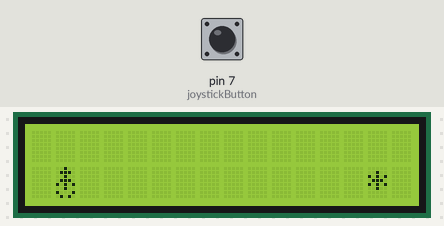
Bench run of a sketch on a simulated Arduino Uno, built with avr-gcc and run on an emulated ATmega328P. Parts: 16×2 character LCD. The test bench sets the inputs (shaded band); at power-on: pin 7 (joystickButton) HIGH.

Above: at 1.2 s.
1.3 s: pin 7 (joystickButton) pulled LOW for 0.4 s
At 1.41 s:
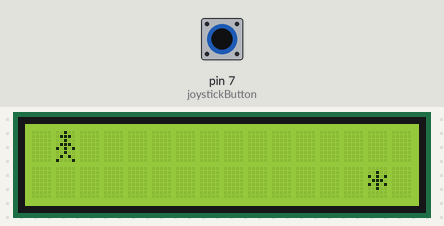
3.2 s: pin 7 (joystickButton) pulled LOW for 1 s
At 3.29 s:
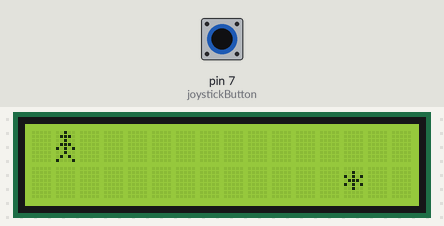
5.7 s: pin 7 (joystickButton) pulled LOW for 0.4 s
At 5.8 s:
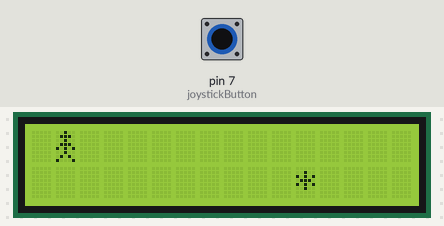
7.6 s: pin 7 (joystickButton) pulled LOW for 1 s
At 7.68 s:
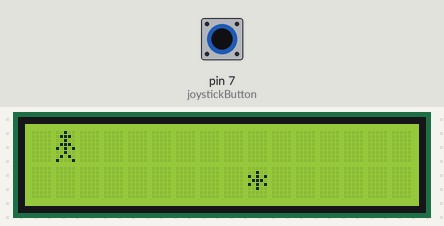

The sketch:

joystick.ino
```cpp
#include <LiquidCrystal_I2C.h>

LiquidCrystal_I2C lcd(0x27, 16, 2);

int joystickButton = 7;
bool isJumping = false;
unsigned long obstacleTimer = 0;
int obstaclePosition = 15;

void createCustomChars() {
  byte frame1[8] = {
    0b00100,
    0b01110,
    0b00100,
    0b01110,
    0b10101,
    0b00100,
    0b01010,
    0b10001
  };

  byte frame2[8] = {
    0b00100,
    0b01110,
    0b00100,
    0b01110,
    0b10101,
    0b00100,
    0b10001,
    0b01010
  };

  lcd.createChar(1, frame1);
  lcd.createChar(2, frame2);
}

void setup() {
  lcd.init();
  lcd.backlight();
  createCustomChars();
  pinMode(joystickButton, INPUT_PULLUP);
}

void loop() {
  unsigned long currentTime = millis();
  if (currentTime - obstacleTimer > 1000) {
    obstacleTimer = currentTime;
    obstaclePosition--;
    if (obstaclePosition < 0) {
      obstaclePosition = 15;
    }
  }

  lcd.clear();
  if (digitalRead(joystickButton) == LOW) {
    isJumping = true;
  } else {
    isJumping = false;
  }

  if (isJumping) {
    lcd.setCursor(1, 0);
  } else {
    lcd.setCursor(1, 1);
  }
  lcd.write(byte(1));

  lcd.setCursor(obstaclePosition, 1);
  lcd.print("*");

  delay(150);

  lcd.clear();
  if (isJumping) {
    lcd.setCursor(1, 0);
  } else {
    lcd.setCursor(1, 1);
  }
  lcd.write(byte(2));

  lcd.setCursor(obstaclePosition, 1);
  lcd.print("*");

  if (obstaclePosition == 2 && !isJumping) {
    lcd.clear();
    lcd.setCursor(4, 0);
    lcd.print("Game Over");
    delay(2000);
    obstaclePosition = 15;
  }

  delay(150);
}
```
